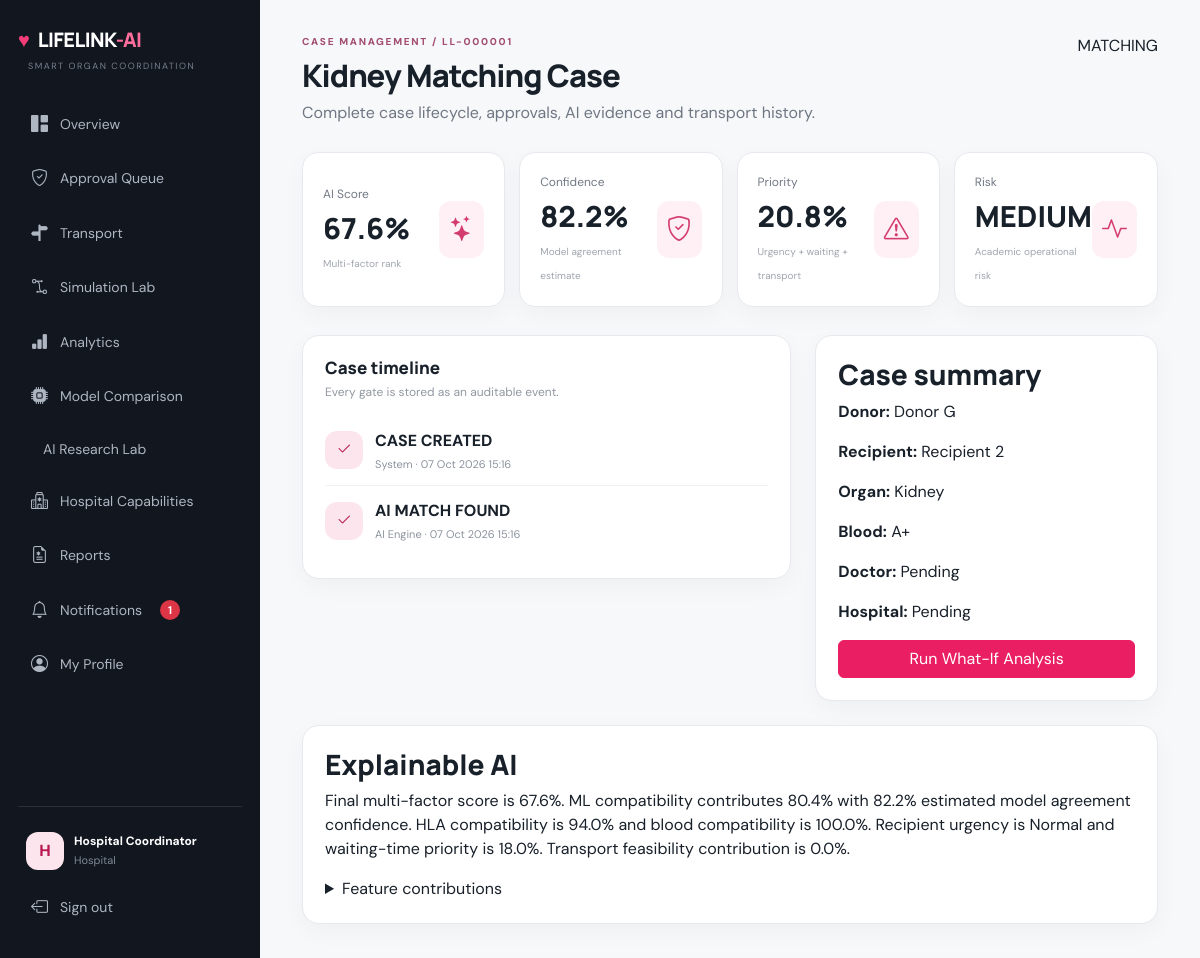
Screenshot of /case/1 (signed in) with the database file from the repository.
### app/models.py (models this page shows)
class User(UserMixin, db.Model):
    id = db.Column(db.Integer, primary_key=True)
    name = db.Column(db.String(120), nullable=False)
    email = db.Column(db.String(160), unique=True, nullable=False)
    password = db.Column(db.String(255), nullable=False)
    role = db.Column(db.String(30), nullable=False)
    hospital = db.Column(db.String(160))
    created_at = db.Column(db.DateTime, default=datetime.utcnow)

class Match(db.Model):
    id = db.Column(db.Integer, primary_key=True)
    donor_id = db.Column(db.Integer, db.ForeignKey('donor.id'), nullable=False)
    recipient_id = db.Column(db.Integer, db.ForeignKey('recipient.id'), nullable=False)
    score = db.Column(db.Float, nullable=False)
    ml_score = db.Column(db.Float, default=0)
    confidence = db.Column(db.Float, default=0)
    priority_score = db.Column(db.Float, default=0)
    risk_level = db.Column(db.String(20), default='MEDIUM')
    match_breakdown = db.Column(db.Text)
    model = db.Column(db.String(80), default='Best ML Model')
    explanation = db.Column(db.Text)
    shap_data = db.Column(db.Text)
    status = db.Column(db.String(40), default='Recommended')
    workflow_state = db.Column(db.String(40), default='DOCTOR_PENDING', index=True)
    doctor_id = db.Column(db.Integer, db.ForeignKey('user.id'))
    doctor_decision = db.Column(db.String(20))
    doctor_reason = db.Column(db.Text)
    doctor_decided_at = db.Column(db.DateTime)
    hospital_id = db.Column(db.Integer, db.ForeignKey('user.id'))
    hospital_decision = db.Column(db.String(20))
    hospital_reason = db.Column(db.Text)
    hospital_decided_at = db.Column(db.DateTime)
    admin_verified_by = db.Column(db.Integer, db.ForeignKey('user.id'))
    admin_verified_at = db.Column(db.DateTime)
    admin_reason = db.Column(db.Text)
    recipient_selected = db.Column(db.Boolean, default=False)
    selected_at = db.Column(db.DateTime)
    final_status = db.Column(db.String(40), default='CANDIDATE')
    completed_at = db.Column(db.DateTime)
    reviewed_by = db.Column(db.String(160))
    reviewed_at = db.Column(db.DateTime)
    created_at = db.Column(db.DateTime, default=datetime.utcnow)
    donor = db.relationship('Donor')
    recipient = db.relationship('Recipient')
    doctor = db.relationship('User', foreign_keys=[doctor_id])
    hospital_user = db.relationship('User', foreign_keys=[hospital_id])
    admin_user = db.relationship('User', foreign_keys=[admin_verified_by])

class Donor(db.Model):
    id = db.Column(db.Integer, primary_key=True)
    name = db.Column(db.String(120), nullable=False)
    organ = db.Column(db.String(40), nullable=False)
    blood_group = db.Column(db.String(5), nullable=False)
    age = db.Column(db.Integer, nullable=False)
    hla_match = db.Column(db.Float, default=0)
    antibodies = db.Column(db.Float, default=0)
    medical_history = db.Column(db.Float, default=0)
    location = db.Column(db.String(160), nullable=False)
    harvest_hours = db.Column(db.Float, default=0)
    status = db.Column(db.String(30), default='REGISTERED', index=True)
    doctor_approval = db.Column(db.String(20), default='PENDING')
    hospital_approval = db.Column(db.String(20), default='PENDING')
    admin_approval = db.Column(db.String(20), default='PENDING')
    consent = db.Column(db.String(20), default='PENDING')
    approved_by_doctor = db.Column(db.Integer, db.ForeignKey('user.id'))
    approved_by_hospital = db.Column(db.Integer, db.ForeignKey('user.id'))
    approved_by_admin = db.Column(db.Integer, db.ForeignKey('user.id'))
    doctor_decided_at = db.Column(db.DateTime)
    hospital_decided_at = db.Column(db.DateTime)
    admin_decided_at = db.Column(db.DateTime)
    rejection_reason = db.Column(db.Text)
    available_at = db.Column(db.DateTime)
    created_at = db.Column(db.DateTime, default=datetime.utcnow)

class Recipient(db.Model):
    id = db.Column(db.Integer, primary_key=True)
    name = db.Column(db.String(120), nullable=False)
    organ = db.Column(db.String(40), nullable=False)
    blood_group = db.Column(db.String(5), nullable=False)
    age = db.Column(db.Integer, nullable=False)
    hla_match = db.Column(db.Float, default=0)
    antibodies = db.Column(db.Float, default=0)
    medical_history = db.Column(db.Float, default=0)
    waiting_days = db.Column(db.Integer, default=0)
    location = db.Column(db.String(160), nullable=False)
    urgency = db.Column(db.String(20), default='Normal')
    status = db.Column(db.String(30), default='RECIPIENT_REGISTERED', index=True)
    doctor_approval = db.Column(db.String(20), default='PENDING')
    consent = db.Column(db.String(20), default='PENDING')
    approved_by_doctor = db.Column(db.Integer, db.ForeignKey('user.id'))
    doctor_decided_at = db.Column(db.DateTime)
    rejection_reason = db.Column(db.Text)
    activated_at = db.Column(db.DateTime)
    created_at = db.Column(db.DateTime, default=datetime.utcnow)

### app/routes.py (the view)
@bp.route('/case/<int:mid>')
@login_required
@require_page('cases')
@require_verified
def case_detail(mid):
    m=Match.query.get_or_404(mid)
    if not _match_visible(m): abort(403)
    return render_template('case_detail.html',match=m,timeline=case_timeline(m),**page_data())

### app/routes.py (called while the page is built)
@bp.before_app_request
def csrf_protect():
    if 'csrf_token' not in request.cookies:
        pass
    from flask import session
    if 'csrf_token' not in session: session['csrf_token']=secrets.token_urlsafe(32)
    if request.method=='POST' and request.endpoint not in {'main.login','main.register'}:
        token=(request.get_json(silent=True) or {}).get('_csrf') if request.is_json else request.form.get('_csrf')
        if not token or not secrets.compare_digest(token,session['csrf_token']): abort(400, description='Invalid or missing security token. Refresh the page and try again.')

def allowed(page): return current_user.role in PERMISSIONS and page in PERMISSIONS[current_user.role]

def require_page(page):
    def deco(fn):
        @wraps(fn)
        def wrapped(*a,**k):
            if not allowed(page): abort(403)
            return fn(*a,**k)
        return wrapped
    return deco

def require_verified(fn):
    @wraps(fn)
    def wrapped_verified(*a,**k):
        if current_user.role != 'Admin':
            p=get_profile()
            if not p or p.verification_status != 'Verified': abort(403)
        return fn(*a,**k)
    return wrapped_verified

def get_profile(user=None):
    u=user or current_user
    return UserProfile.query.filter_by(user_id=u.id).first() if getattr(u,'id',None) else None

def page_data():
    unread=0
    if current_user.is_authenticated:
        unread=Notification.query.filter_by(user_id=current_user.id,is_read=False).count()
    return dict(active=request.endpoint or '', unread_notifications=unread)

def _match_visible(m):
    if current_user.role in ['Admin','Doctor','Hospital']: return True
    if current_user.role=='Donor':
        p=get_profile(); return bool(p and p.donor_id==m.donor_id)
    if current_user.role=='Recipient':
        p=get_profile(); return bool(p and p.recipient_id==m.recipient_id)
    return False

### app/templates/case_detail.html
{% extends 'base.html' %}{% block title %}Case LL-{{'%06d'|format(match.id)}} · LifeLink-AI{% endblock %}{% block content %}
<div class="topbar"><div><div class="eyebrow">CASE MANAGEMENT / LL-{{'%06d'|format(match.id)}}</div><h1>{{match.donor.organ}} Matching Case</h1><p class="muted">Complete case lifecycle, approvals, AI evidence and transport history.</p></div><span class="status-pill">{{match.workflow_state}}</span></div>
<div class="stats"><div class="stat"><div><span>AI Score</span><b>{{'%.1f'|format(match.score)}}%</b><small>Multi-factor rank</small></div><i class="bi bi-stars"></i></div><div class="stat"><div><span>Confidence</span><b>{{'%.1f'|format(match.confidence or 0)}}%</b><small>Model agreement estimate</small></div><i class="bi bi-shield-check"></i></div><div class="stat"><div><span>Priority</span><b>{{'%.1f'|format(match.priority_score or 0)}}%</b><small>Urgency + waiting + transport</small></div><i class="bi bi-exclamation-triangle"></i></div><div class="stat"><div><span>Risk</span><b>{{match.risk_level}}</b><small>Academic operational risk</small></div><i class="bi bi-activity"></i></div></div>
<div class="row g-4 mt-1"><div class="col-lg-7"><div class="panel"><div class="panel-head"><div><h3>Case timeline</h3><p>Every gate is stored as an auditable event.</p></div></div>{% for name,at,actor in timeline %}<div class="match-row"><div class="avatar"><i class="bi bi-check2"></i></div><div class="flex-grow-1"><b>{{name|replace('_',' ')}}</b><small>{{('Authorized workflow role' if current_user.role in ['Donor','Recipient'] else actor)}} · {{at.strftime('%d %b %Y %H:%M') if at else '—'}}</small></div></div>{% endfor %}</div></div><div class="col-lg-5"><div class="panel"><h3>Case summary</h3><p><b>Donor:</b> {{match.donor.name}}</p><p><b>Recipient:</b> {{match.recipient.name}}</p><p><b>Organ:</b> {{match.donor.organ}}</p><p><b>Blood:</b> {{match.donor.blood_group}}</p>{% if current_user.role not in ['Donor','Recipient'] %}<p><b>Doctor:</b> {{match.doctor.name if match.doctor else 'Pending'}}</p><p><b>Hospital:</b> {{match.hospital_user.name if match.hospital_user else 'Pending'}}</p>{% else %}<p><b>Clinical review:</b> Authorized review in progress</p>{% endif %}<a class="btn btn-primary w-100" href="/what-if/{{match.id}}">Run What-If Analysis</a></div></div></div>
<div class="panel mt-4"><h3>Explainable AI</h3>{% if current_user.role in ['Donor','Recipient'] %}<p class="muted">Detailed model factors are restricted to authorized clinical and operational roles.</p>{% else %}<p>{{(match.explanation|fromjson)|join(' ')}}</p><details><summary>Feature contributions</summary><pre>{{match.shap_data}}</pre></details>{% endif %}</div>{% endblock %}

### app/templates/base.html (shortened to what this page needs)
<!doctype html><html lang="en"><head><link href="https://cdn.jsdelivr.net/npm/bootstrap@5.3.3/dist/css/bootstrap.min.css" rel="stylesheet"><link href="https://cdn.jsdelivr.net/npm/bootstrap-icons@1.11.3/font/bootstrap-icons.css" rel="stylesheet"><link rel="stylesheet" href="{{url_for('static',filename='css/style.css')}}"></head><body>
{% if current_user.is_authenticated %}<aside class="sidebar"><div class="brand"><span class="logo-heart">♥</span> LIFELINK<span>-AI</span></div><div class="sidebar-label">SMART ORGAN COORDINATION</div><nav><a class="{{'active' if request.endpoint=='main.dashboard'}}" href="/dashboard"><i class="bi bi-grid-1x2-fill"></i> Overview</a>
{% if current_user.role in ['Admin','Doctor','Hospital'] %}<a class="{{'active' if request.endpoint=='main.approvals'}}" href="/approvals"><i class="bi bi-shield-check"></i> Approval Queue</a>{% endif %}
{% if current_user.role in ['Admin','Hospital'] %}<a class="{{'active' if request.endpoint=='main.transport'}}" href="/transport"><i class="bi bi-signpost-split-fill"></i> Transport</a><a class="{{'active' if request.endpoint=='main.simulation'}}" href="/simulation"><i class="bi bi-bezier2"></i> Simulation Lab</a>{% endif %}
{% if current_user.role in ['Admin','Doctor','Hospital'] %}<a class="{{'active' if request.endpoint=='main.analytics'}}" href="/analytics"><i class="bi bi-bar-chart-fill"></i> Analytics</a><a class="{{'active' if request.endpoint=='main.model_comparison'}}" href="/model-comparison"><i class="bi bi-cpu-fill"></i> Model Comparison</a><a class="{{'active' if request.endpoint=='main.ai_lab'}}" href="/ai-lab"> AI Research Lab</a>{% endif %}
{% if current_user.role in ['Admin','Hospital'] %}<a class="{{'active' if request.endpoint=='main.hospital_capabilities'}}" href="/hospital-capabilities"><i class="bi bi-hospital"></i> Hospital Capabilities</a>{% endif %}
<a class="{{'active' if request.endpoint in ['main.reports','main.before_report','main.after_report']}}" href="/reports"><i class="bi bi-file-earmark-medical"></i> Reports</a><a class="{{'active' if request.endpoint=='main.notifications'}}" href="/notifications"><i class="bi bi-bell"></i> Notifications {% if unread_notifications %}<span class="notification-count">{{unread_notifications}}</span>{% endif %}</a><a class="{{'active' if request.endpoint=='main.profile'}}" href="/profile"><i class="bi bi-person-circle"></i> My Profile</a></nav><div class="sidebar-bottom"><div class="mini-user"><div class="avatar">{{current_user.name[0]}}</div><div><b>{{current_user.name}}</b><small>{{current_user.role}}</small></div></div><a href="/logout"><i class="bi bi-box-arrow-left"></i> Sign out</a></div></aside><button class="mobile-menu" onclick="document.querySelector('.sidebar').classList.toggle('open')"></button>{% endif %}
<main class="{{'content' if current_user.is_authenticated else ''}}">{% block content %}{% endblock %}</main></body></html>

### app/static/css/style.css (style rules this page uses)
:root { --ink:#18202a;--muted:#6f7783;--line:#e8e9ee;--bg:#f7f8fa;--card:#fff;--pink:#e91e63;--pink2:#ad1457;--pink-soft:#fde8f0;--green:#11865a;--green-soft:#e7f7ef;--amber:#a46b00;--amber-soft:#fff5dc;--navy:#151a24 }
* { box-sizing:border-box }
body { margin:0;background:var(--bg);color:var(--ink);font-family:'DM Sans',sans-serif }
h1,h2,h3,h4,h5 { font-family:Manrope,sans-serif;font-weight:800 }
a { text-decoration:none;color:inherit }
.muted { color:var(--muted) }
.content { margin-left:260px;padding:34px 42px;min-height:100vh }
.sidebar { position:fixed;z-index:20;left:0;top:0;bottom:0;width:260px;background:#11161f;color:#fff;padding:26px 18px;display:flex;flex-direction:column }
.brand { font:800 20px Manrope,sans-serif;letter-spacing:-.6px }
.brand span:last-child { color:#ff6e9d }
.logo-heart { color:#f43d78;margin-right:5px }
.sidebar-label { font-size:9px;letter-spacing:1.5px;color:#78818e;margin:7px 10px 26px }
.sidebar nav { display:flex;flex-direction:column;gap:5px }
.sidebar nav a,.sidebar-bottom>a { padding:12px 13px;border-radius:10px;color:#aeb6c2;font-size:14px;display:flex;gap:12px;align-items:center }
.sidebar nav a i,.sidebar-bottom>a i { font-size:17px }
.sidebar-bottom { margin-top:auto;border-top:1px solid #29303b;padding-top:17px }
.mini-user { display:flex;gap:10px;align-items:center;padding:8px 8px 13px }
.mini-user b { display:block;font-size:12px }
.mini-user small { display:block;color:#7f8895;font-size:11px;margin-top:2px }
.avatar { height:38px;width:38px;border-radius:12px;background:#fce5ed;color:#b81752;display:grid;place-items:center;font-weight:800;flex:0 0 auto }
.topbar { display:flex;justify-content:space-between;align-items:flex-start;margin-bottom:27px }
.eyebrow { font-size:10px;font-weight:800;letter-spacing:1.7px;color:#a24d70;margin-bottom:8px }
.topbar h1 { font-size:31px;letter-spacing:-1px;margin:0 0 7px }
.topbar p { margin:0 }
.stats { display:grid;grid-template-columns:repeat(4,1fr);gap:14px }
.stat { background:#fff;border:1px solid var(--line);border-radius:16px;padding:20px;display:flex;justify-content:space-between;align-items:center;box-shadow:0 8px 24px rgba(24,32,42,.035) }
.stat span { display:block;color:#727985;font-size:12px }
.stat b { display:block;font:800 29px Manrope;margin:5px 0 2px }
.stat small { color:#a0a5ae;font-size:10px }
.stat>i { font-size:25px;color:#d23c6e;background:#fff0f5;padding:10px;border-radius:12px }
.panel { background:#fff;border:1px solid var(--line);border-radius:17px;padding:22px;box-shadow:0 8px 24px rgba(24,32,42,.035) }
.panel-head { display:flex;justify-content:space-between;align-items:center;margin-bottom:15px }
.panel-head h3 { font-size:17px;margin:0 }
.panel-head p { margin:4px 0 0;color:#9298a1;font-size:12px }
.match-row,.registry-row,.transport-row { display:flex;align-items:center;gap:12px;padding:13px 0;border-bottom:1px solid #f0f1f3 }
.match-row:last-child,.registry-row:last-child,.transport-row:last-child { border:0 }
.match-row small,.registry-row small,.route-request small,.transport-row small { display:block;color:#8c939e;font-size:11px;margin-top:3px }
.btn-primary { background:var(--pink);border-color:var(--pink) }

### app/templates/base.html (style rules this page uses)
.notification-count { display:inline-flex;align-items:center;justify-content:center;min-width:20px;height:20px;padding:0 5px;margin-left:6px;border-radius:999px;background:#dc3545;color:#fff;font-size:.7rem;font-weight:700 }

### rows the page displays
User: name "H", name "Hospital Coordinator", role "Hospital", role "System" "AI Engine"
Match: id "000001", workflow_state "MATCHING", score "67.6", confidence "82.2", priority_score "20.8", risk_level "MEDIUM", created_at "07 Oct 2026 15:16" "07 Oct 2026 15:16", explanation "Final multi-factor score is 67.6%. ML compatibility contributes 80.4% with 82.2% estimated model agreement confidence. HLA compatibility is 94.0% and blood compatibility is 100.0%. Recipient urgency is Normal and waiting-time priority is 18.0%. Transport feasibility contribution is 0.0%."
Donor: donor.organ "Kidney", donor.name "Donor G", donor.blood_group "A+"
Recipient: recipient.name "Recipient 2"

### other values shown
{{ unread_notifications }} "1"
{{ name|replace('_',' ') }} "CASE CREATED" "AI MATCH FOUND"
{{ match.doctor.name if match.doctor else 'Pending' }} "Pending"
{{ match.hospital_user.name if match.hospital_user else 'Pending' }} "Pending"
